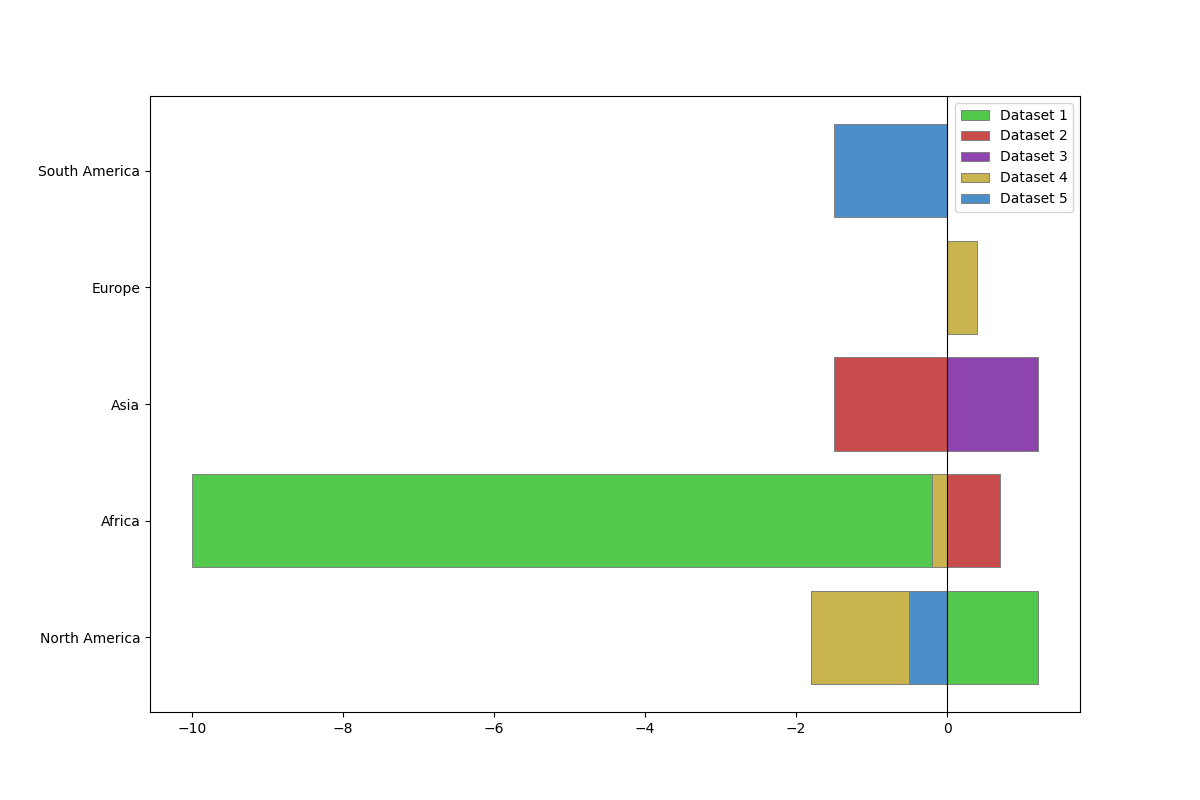

Recreate this plot in Python.
import matplotlib.pyplot as plt
import numpy as np

regions = ['North America', 'Africa', 'Asia', 'Europe', 'South America']

north_america = [1.2, 0, 0, -1.8, -0.5]
africa = [-10, 0.7, 0, -0.2, 0]
asia = [0, -1.5, 1.2, 0, 0]
europe = [0, 0, 0, 0.4, 0]
south_america = [0, 0, 0, 0, -1.5]

data = [north_america, africa, asia, europe, south_america]
data_transposed = np.array(data).T

colors = ['#52c94c', '#c94c4c', '#8e44ad', '#c9b34c', '#4c8ec9']

fig, ax = plt.subplots(figsize=(12, 8))

for idx, (species_data, color) in enumerate(zip(data_transposed, colors)):
    ax.barh(regions, species_data, color=color, left=[0]*len(species_data), 
            edgecolor='grey', linewidth=0.7, label=f'Dataset {idx+1}')

ax.axvline(0, color='black', linewidth=0.8)
plt.legend()
plt.show()
